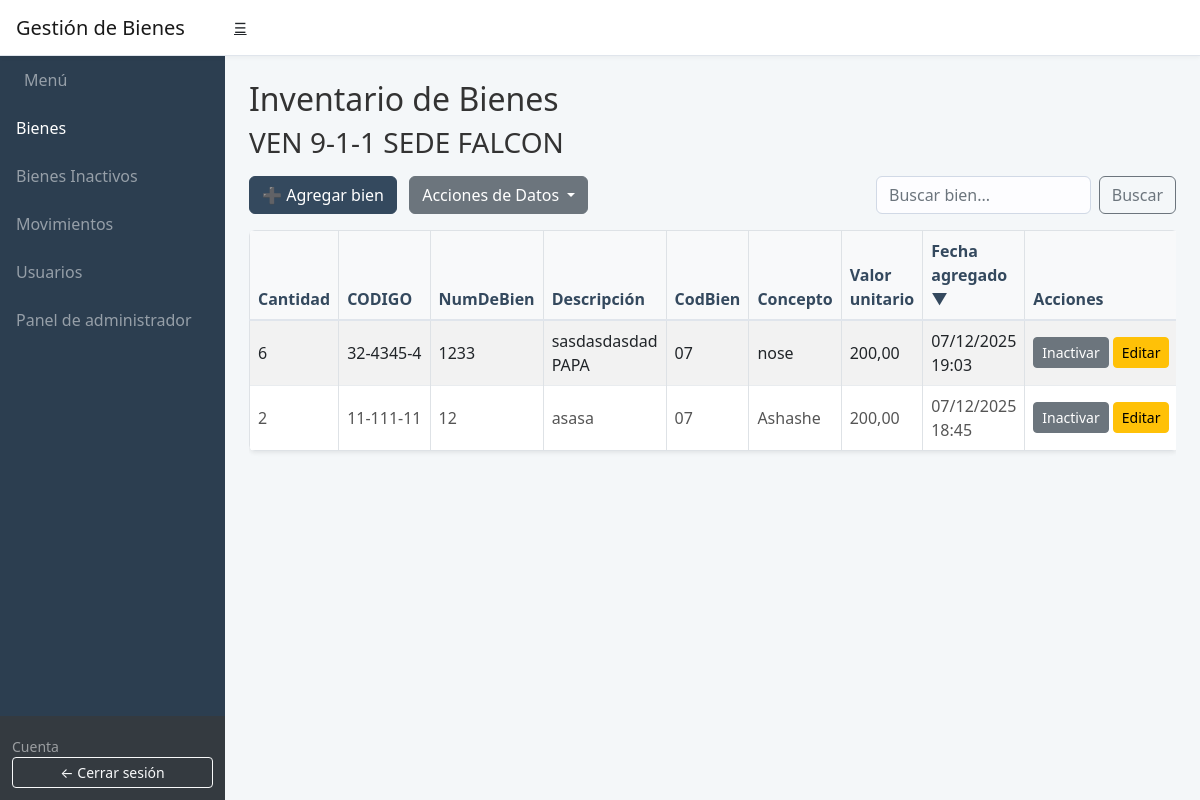
/inventario/bienes/ (signed in), run on the app's committed database.
### inventario/models.py (models this page shows, shortened)
class Producto(models.Model):
    nombre = models.CharField(max_length=100)
    cantidad = models.IntegerField(default=0)
    codigo = models.CharField(max_length=100, blank=True, null=True)        # CODIGO
    num_de_bien = models.CharField(max_length=100, blank=True, null=True)   # NumDeBien
    descripcion = models.TextField(blank=True, null=True)
    cod_bien = models.CharField(max_length=100, blank=True, null=True)      # CodBien
    concepto = models.TextField(blank=True, null=True)
    valor_unitario = models.DecimalField(max_digits=12, decimal_places=2, default=Decimal('0.00'))
    cantidad_obj = models.ForeignKey(Cantidad, on_delete=models.SET_NULL, null=True, blank=True, related_name='productos')
    codigo_obj = models.ForeignKey(Codigo, on_delete=models.SET_NULL, null=True, blank=True, related_name='productos')
    num_de_bien_obj = models.ForeignKey(NumeroDeBien, on_delete=models.SET_NULL, null=True, blank=True, related_name='productos')
    descripcion_obj = models.ForeignKey(Descripcion, on_delete=models.SET_NULL, null=True, blank=True, related_name='productos')
    cod_bien_obj = models.ForeignKey(CodBien, on_delete=models.SET_NULL, null=True, blank=True, related_name='productos')
    concepto_obj = models.ForeignKey(Concepto, on_delete=models.SET_NULL, null=True, blank=True, related_name='productos')
    valor_unitario_obj = models.ForeignKey(ValorUnitario, on_delete=models.SET_NULL, null=True, blank=True, related_name='productos')
    fecha_agregado = models.DateTimeField(auto_now_add=True)
    activo = models.BooleanField(default=True)
    deleted_at = models.DateTimeField(null=True, blank=True)

### inventario/views.py (the view, shortened to what this page needs)
# urls.py: path('bienes/', views.inventario, name='inventario'),
@login_required
def inventario(request):
    query = request.GET.get('q', '')
    sort_by = request.GET.get('sort', 'fecha_agregado')
    direction = request.GET.get('dir', 'desc')
    if not request.user.is_superuser:
        user_product_ids = Movimiento.objects.filter(usuario=request.user).values_list('producto_id', flat=True).distinct()
        productos_qs = Producto.objects.filter(id__in=user_product_ids, activo=True)
        movimientos = Movimiento.objects.filter(usuario=request.user).order_by('-fecha')[:20]
    else:
        productos_qs = Producto.objects.filter(activo=True)
        movimientos = Movimiento.objects.all().order_by('-fecha')[:20]
    allowed_sort_fields = ['cantidad', 'codigo', 'num_de_bien', 'descripcion', 'cod_bien', 'concepto', 'valor_unitario', 'fecha_agregado']
    if sort_by in allowed_sort_fields:
        if direction == 'desc':
            sort_by = f'-{sort_by}'
        productos = productos_qs.order_by(sort_by)
    else:
        productos = productos_qs.order_by('-fecha_agregado') # Orden por defecto
    return render(request, 'index.html', {
        'productos': productos,
        'movimientos': movimientos,
        'current_query': query,
        'current_sort': sort_by.lstrip('-'),
        'current_dir': direction,
    })

### template/index.html (shortened to what this page needs)
{% extends 'base.html' %}
{% block content %}
<div class="container-fluid px-4">
    <div id="mainContent" class="mt-4">
        <h2>Inventario de Bienes</h2>
        <h3 class="mt-2 mb-3">VEN 9-1-1 SEDE FALCON</h3>
        <div class="d-flex justify-content-between align-items-center mb-3">
            <div>
                <a href="{% url 'agregar_producto' %}" class="btn btn-primary me-2">➕ Agregar bien</a>
                <div class="btn-group">
                    <button type="button" class="btn btn-secondary dropdown-toggle" data-bs-toggle="dropdown" aria-expanded="false">
                        Acciones de Datos
                    </button>
                </div>
            </div>
            <form method="get" action="{% url 'inventario' %}" class="d-flex" style="max-width: 300px;">
                <input class="form-control me-2" type="search" name="q" placeholder="Buscar bien..." value="{{ current_query }}">
                <button class="btn btn-outline-secondary" type="submit">Buscar</button>
            </form>
        </div>
        <div class="table-responsive">
            <table class="table table-striped table-bordered table-hover rounded shadow-sm">
                <thead>
                    <tr>
                        {% with 'cantidad' as field %}<th><a href="?sort={{ field }}&dir={% if current_sort == field and current_dir == 'asc' %}desc{% else %}asc{% endif %}&q={{ current_query }}">Cantidad </a></th>{% endwith %}
                        {% with 'codigo' as field %}<th><a href="?sort={{ field }}&dir={% if current_sort == field and current_dir == 'asc' %}desc{% else %}asc{% endif %}&q={{ current_query }}">CODIGO </a></th>{% endwith %}
                        {% with 'num_de_bien' as field %}<th><a href="?sort={{ field }}&dir={% if current_sort == field and current_dir == 'asc' %}desc{% else %}asc{% endif %}&q={{ current_query }}">NumDeBien </a></th>{% endwith %}
                        {% with 'descripcion' as field %}<th><a href="?sort={{ field }}&dir={% if current_sort == field and current_dir == 'asc' %}desc{% else %}asc{% endif %}&q={{ current_query }}">Descripción </a></th>{% endwith %}
                        {% with 'cod_bien' as field %}<th><a href="?sort={{ field }}&dir={% if current_sort == field and current_dir == 'asc' %}desc{% else %}asc{% endif %}&q={{ current_query }}">CodBien </a></th>{% endwith %}
                        {% with 'concepto' as field %}<th><a href="?sort={{ field }}&dir={% if current_sort == field and current_dir == 'asc' %}desc{% else %}asc{% endif %}&q={{ current_query }}">Concepto </a></th>{% endwith %}
                        {% with 'valor_unitario' as field %}<th><a href="?sort={{ field }}&dir={% if current_sort == field and current_dir == 'asc' %}desc{% else %}asc{% endif %}&q={{ current_query }}">Valor unitario </a></th>{% endwith %}
                        {% with 'fecha_agregado' as field %}<th><a href="?sort={{ field }}&dir={% if current_sort == field and current_dir == 'asc' %}desc{% else %}asc{% endif %}&q={{ current_query }}">Fecha agregado {% if current_sort == field %}{% if current_dir == 'asc' %}▲{% else %}▼{% endif %}{% endif %}</a></th>{% endwith %}
                        <th>Acciones</th>
                    </tr>
                </thead>
                <tbody>
                    {% for producto in productos %}
                    <tr>
                        <td>{{ producto.cantidad }}</td>
                        <td class="text-nowrap">{{ producto.codigo }}</td>
                        <td>{{ producto.num_de_bien }}</td>
                        <td>{{ producto.descripcion }}</td>
                        <td>{{ producto.cod_bien }}</td>
                        <td>{{ producto.concepto }}</td>
                        <td>{{ producto.valor_unitario }}</td>
                        <td>{{ producto.fecha_agregado|date:"d/m/Y H:i" }}</td>
                        <td>
                            <div class="d-flex gap-1">
                                <form method="post" action="{% url 'ocultar_producto' producto.id %}" style="display: inline;">
                                    <button type="submit" class="btn btn-sm btn-secondary">Inactivar</button>
                                </form>
                                <a href="{% url 'editar_producto' producto.id %}" class="btn btn-sm btn-warning">Editar</a>
                            </div>
                        </td>
                    </tr>
                    {% empty %}
                    <tr><td colspan="9">No hay productos en el inventario.</td></tr>
                    {% endfor %}
                </tbody>
            </table>
        </div>
    </div>
</div>
{% endblock %}

### static/css/index.css (style rules this page uses)
body { background-color: #f4f7f9; color: #333; }
.table { background-color: #ffffff; border-radius: 0.5rem; overflow: hidden; box-shadow: 0 4px 12px rgba(0, 0, 0, 0.04); }
.table thead th { background-color: #f8f9fa; color: #34495e; font-weight: 600; border-bottom: 2px solid #e0e5ec; border-top: none; }
.table thead th a { text-decoration: none; color: inherit; display: block; }
.table tbody td { color: #555; border-top: 1px solid #e9ecef; vertical-align: middle; }
form .form-control, form .form-select { background-color: #fdfdff; border: 1px solid #d1d9e6; border-radius: 0.375rem; transition: border-color 0.2s ease, box-shadow 0.2s ease; }

### data on the page
Producto: cantidad "6", codigo "32-4345-4", num_de_bien "1233", descripcion "sasdasdasdad PAPA", cod_bien "07", concepto "nose", valor_unitario "200,00", fecha_agregado "07/12/2025 19:03"
Producto: cantidad "2", codigo "11-111-11", num_de_bien "12", descripcion "asasa", cod_bien "07", concepto "Ashashe", valor_unitario "200,00", fecha_agregado "07/12/2025 18:45"
